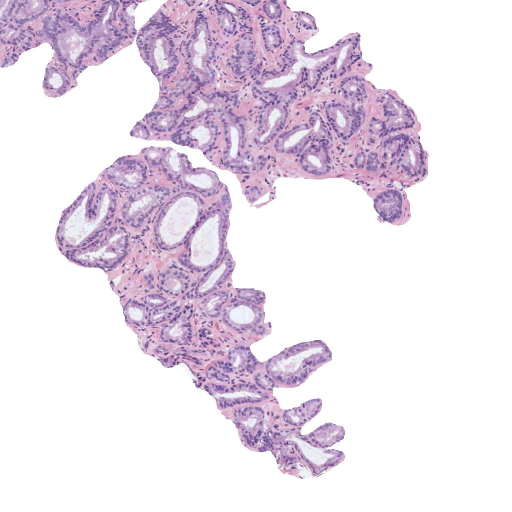
#> input picture Aprendizaje Supervisado/Actividad Portafolio/img/histo_2.jpg, 1024 x 1024 px (shown at 1/2 size)
$ jupyter execute 'Actividad_Portfolio(1).ipynb'
#> lines starting #> are read from the running program, lines starting #| are printed output that depends on the picture; after the words box and inside, x2 and y2 are one past the last pixel; in counts of white or black regions, pixels touching at a corner belong together
#### Cargar una de las imágenes histológicas

[cell 1]
# Utiliza la librería skimage.io para leer la imagen 'histo_x.jpg' y visualízala usando la librería de matplotlib.
# Recuerda normalizar la imagen diviéndola entre 255

import matplotlib.pyplot as plt
import cv2
import numpy as np
import os
from skimage import io

# img_rgb = io.imread('img/histo_1.jpg')/255
img_rgb = io.imread('img/histo_2.jpg')/255

plt.imshow(img_rgb)
plt.show()

#### Realizar una transformación de color para convertir la imagen al espacio de color CMYK

[cell 2]
# 1) Extrae la componente magenta de la imagen (que corresponde a la región tisular)
# 2) Visualiza la imagen con la librería de matplotlib.
# 3) Guarda la imagen Magenta con cv2.imwrite con el nombre "1_imagen_magenta.png"

# img_rgb = cv2.imread('img/histo_1.jpg')
# # img_rgb = cv2.imread('img/histo_2.jpg')
# rgb = img_rgb.astype('uint8')/255

with np.errstate(invalid='ignore', divide='ignore'):
    K = 1 - np.max(img_rgb, axis=2)
    C = (1-img_rgb[...,2] - K)/(1-K)
    M = (1-img_rgb[...,1] - K)/(1-K)
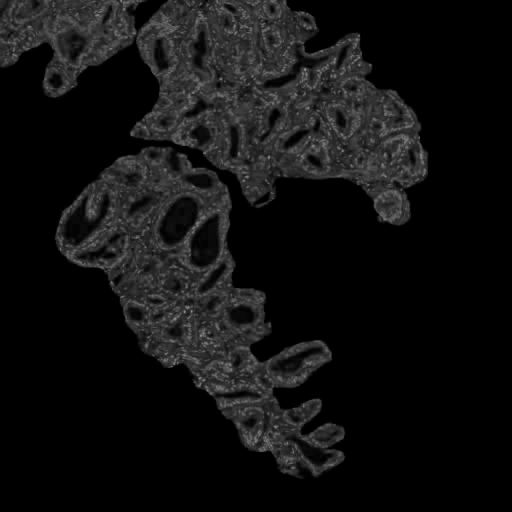
#> M: shape (1024, 1024) float64 (shown at 1/2 size); min 0, max 0.66, mean 0.0669
    Y = (1-img_rgb[...,0] - K)/(1-K)

CMYK = (np.dstack((C,M,Y,K)))
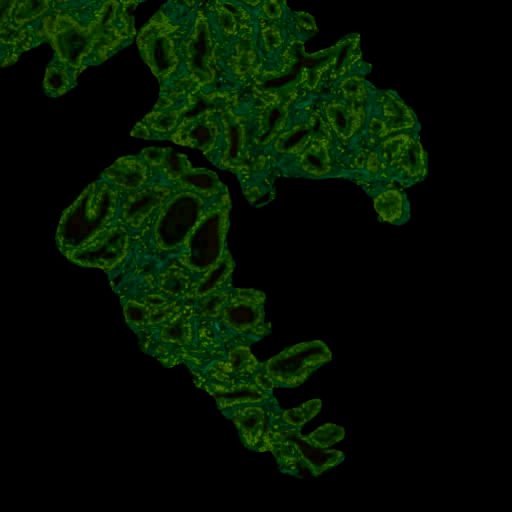
#> CMYK: shape (1024, 1024, 4) float64 (shown at 1/2 size); mean B, G, R, A 0.00471, 0.0669, 0.0144, 0.0745
C,M,Y,K = cv2.split(CMYK)
fig, ax = plt.subplots(1,2)

ax[0].imshow(img_rgb, cmap='gray'), ax[0].set_title('original')
ax[1].imshow(M, cmap='gray'), ax[1].set_title('Magenta')
plt.show()
cv2.imwrite('img' + os.sep + '1_imagen_magenta.png', M*255)
#> Out = True

#### Umbralizar la imagen para separar los píxeles del fondo de la región tisular

[cell 3]
# 1) Convierte la imagen Magenta a formato "uint8"
# 2) Aplica un filtro gaussiano de tamaño 5x5
# 3) Umbraliza la imagen aplicando el método de Otsu
# 4) Aplica el umbral de manera que los píxeles del fondo y de los lúmenes sean 1s y el resto 0s.
# 5) Visualiza la máscara resultante (imagen de 0s y 1s)
# 6) Guarda la máscara multiplicándola por 255 con el nombre "2_mascara_con_artefactos.png"

from skimage import img_as_ubyte

M = img_as_ubyte(M)
M_gauss = cv2.GaussianBlur(M, (5, 5), 0)
t, mask = cv2.threshold(M_gauss, 0, 1, cv2.THRESH_BINARY + cv2.THRESH_OTSU)
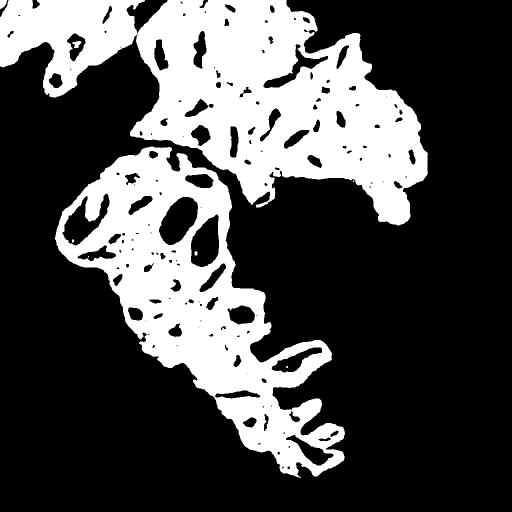
#> mask: shape (1024, 1024) (shown at 1/2 size); values 0 (black) and 1 (white), 29.8% white; 10 white regions (3 under 20 px), largest, box (x1, y1, x2, y2) and area: (260, 0, 856, 451) 150833, (110, 293, 690, 956) 129339, (0, 0, 290, 195) 32258
#> t = 27
mask = np.logical_not(mask).astype('uint8')

plt.imshow(mask, cmap='gray')
plt.title('Máscara Otsu t=' + str(t))
plt.show()
cv2.imwrite('img' + os.sep + '2_mascara_con_artefactos.png', mask*255)
#> Out = True

#### Limpiar la imagen eliminando los artefactos de lumen (objetos blancos pequeños que no son lúmenes)

[cell 4]
# 1) Utiliza la librería skimage.morphology.remove_small_objects.
# Lee la documentación en https://scikit-image.org/docs/dev/api/skimage.morphology.html#skimage.morphology.remove_small_objects
# Fija el umbral en 300 píxeles y la conectividad del objeto en 8 píxeles.
# 2) Convierte la máscara generada en formato uint8
# 3) Visualiza la máscara resultante
# 4) Guarda la máscara multiplicándola por 255 con el nombre "3_mascara_sin_artefactos.png"

from skimage import morphology

arr = mask == 1
cleaned_mask = morphology.remove_small_objects(arr, min_size=300, connectivity=8)
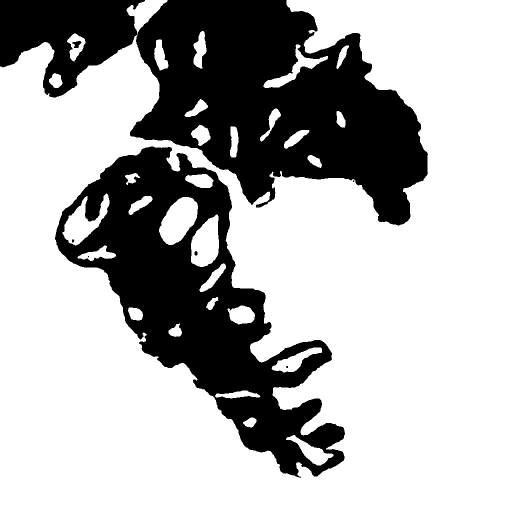
#> cleaned_mask: shape (1024, 1024) bool (shown at 1/2 size); 69.5% white; 9 black regions (3 under 20 px), largest, box (x1, y1, x2, y2) and area: (260, 0, 856, 451) 154185, (110, 293, 690, 956) 132471, (0, 0, 290, 195) 33116, (144, 82, 163, 96) 155, (389, 502, 395, 511) 45, (144, 479, 149, 485) 24

cleaned_mask = cleaned_mask.astype('uint8')

fig, ax = plt.subplots(1,2)
ax[0].imshow(mask, cmap='gray'), ax[0].set_title('Original mask')
ax[1].imshow(cleaned_mask, cmap='gray'), ax[1].set_title('Cleaned mask')
plt.show()
cv2.imwrite('img' + os.sep + '3_mascara_sin_artefactos.png', cleaned_mask*255)
#> Out = True

#### Rellenar con 0s el fondo de la imagen para quedarnos únicamente con los lúmenes

[cell 5]
# 1) Aplica el algoritmo de expansión a partir de semillas para rellenar con 0s
# Pon dos semillas: una en la esquina superior izquierda y otra en la esquina inferior derecha.
# 2) Visualiza la máscara resultante
# 3) Guarda la máscara multiplicándola por 255 con el nombre "4_mascara_lumenes.png"

h, w = cleaned_mask.shape
#> h = 1024; w = 1024
mask_4 = np.zeros((h+2, w+2), np.uint8)
cv2.floodFill(cleaned_mask, mask_4, (0, 0), (0, 0, 0), cv2.FLOODFILL_FIXED_RANGE)
cv2.floodFill(cleaned_mask, mask_4, (1023, 1023), (0, 0, 0), cv2.FLOODFILL_FIXED_RANGE)
#> cleaned_mask: shape (1024, 1024); values 0 (black) and 1 (white), 3.5% white; 29 white regions, largest, box (x1, y1, x2, y2) and area: (318, 394, 396, 490) 4866, (382, 429, 438, 534) 4257, (125, 387, 219, 491) 4034
mask_4 = np.logical_not(mask_4).astype('uint8')

fig, ax = plt.subplots(1,2)
ax[0].imshow(cleaned_mask, cmap='gray'), ax[0].set_title('rellenado')
ax[1].imshow(mask_4, cmap='gray'), ax[1].set_title('máscara')
plt.show()
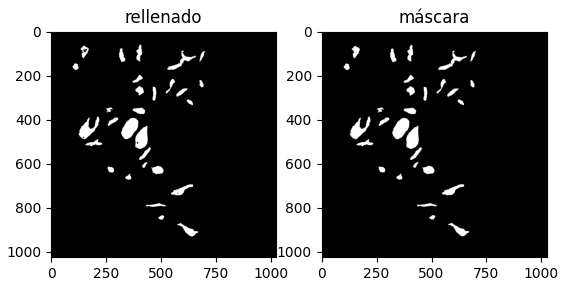
#> figure drawn by matplotlib, 2 panels
cv2.imwrite('img' + os.sep + '4_mascara_lumenes.png', mask_4*255)
#> Out = True

#### Rellenar los objetos de los lúmenes

[cell 6]
# 1) Rellena los lúmenes con la función binary_fill_holes de la librería scipy.ndimage.morphology
# 2) Convierte la máscara resultante en formato uint8
# 3) Visualiza la máscara
# 4) Guarda la máscara multiplicándola por 255 con el nombre "5_mascara_final.png"

from scipy import ndimage

mask_5 = ndimage.binary_fill_holes(mask_4)
#> mask_4: shape (1026, 1026); values 0 (black) and 1 (white), 3.6% white; 29 white regions, largest, box (x1, y1, x2, y2) and area: (319, 395, 397, 491) 4866, (383, 430, 439, 535) 4302, (126, 388, 220, 492) 4058
mask_5 = mask_5.astype('uint8')

fig, ax = plt.subplots(1,2)
ax[0].imshow(mask_4, cmap='gray'), ax[0].set_title('rellenado')
ax[1].imshow(mask_5, cmap='gray'), ax[1].set_title('máscara')
plt.show()
cv2.imwrite('img' + os.sep + '5_mascara_final.png', mask_5*255)
#> Out = True

#### Detectar y dibujar los contornos de los lúmenes sobre la imagen original

[cell 7]
# 1) Encuentra los contornos de los lúmenes
# 2) Dibuja los contornos (de color verde) sobre la imagen original
# 3) Visualiza la imagen superpuesta
# 4) Guarda la imagen multiplicándola por 255 con el nombre "6_imagen_superpuesta.png"

from skimage.measure import label
from skimage.measure import regionprops
from skimage.morphology import convex_hull_image

lab, num = label(mask_5, return_num=True)
#> num = 29

imagen = img_rgb.copy()
for i in range(1, num+1):
    objeto = lab == i
    objeto = objeto.astype('uint8')
    conts, _ = cv2.findContours(objeto, cv2.RETR_TREE, cv2.CHAIN_APPROX_SIMPLE) # Encontramos los contornos en una máscara
    imagen = cv2.drawContours(imagen.copy(), conts, -1, (0, 255, 0), 5) # Dibujamos los contornos
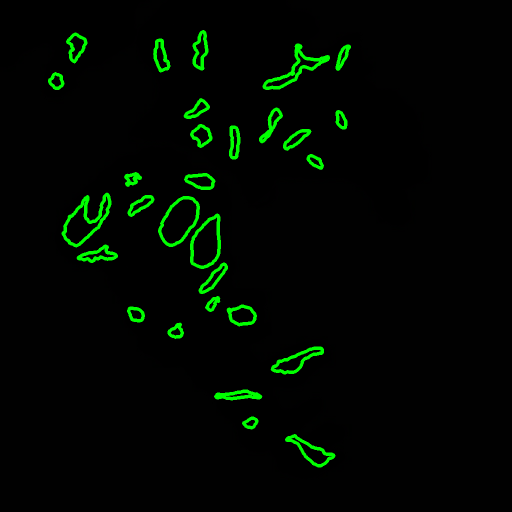
#> imagen: shape (1024, 1024, 3) float64 (shown at 1/2 size); mean R, G, B 0.9, 8.3, 0.9
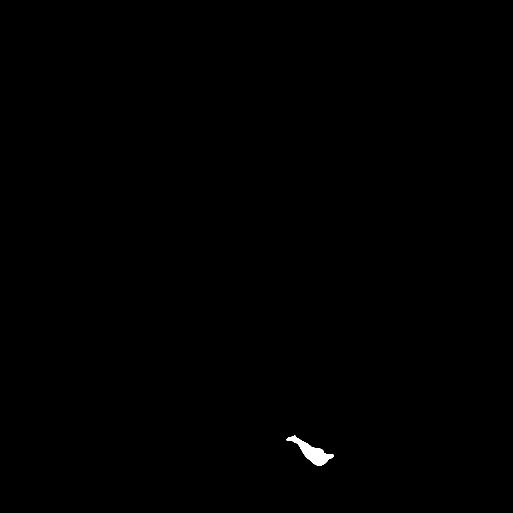
#> objeto: shape (1026, 1026) (shown at 1/2 size); values 0 (black) and 1 (white), 0.18% white; 1 white region, box (x1, y1, x2, y2) and area: (573, 871, 668, 932) 1930

plt.imshow(imagen, cmap='gray')
plt.show()
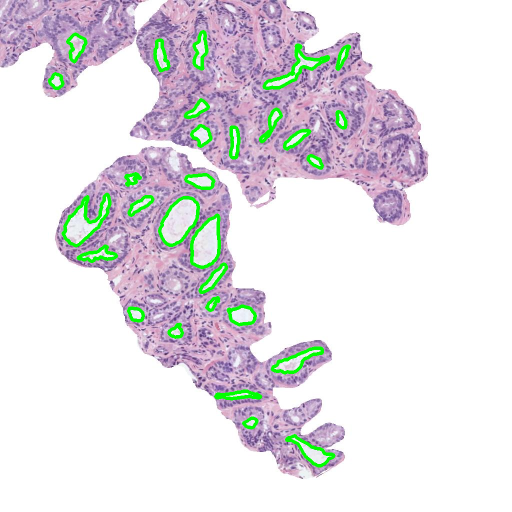
#> shown: shape (1024, 1024, 3) float64 (shown at 1/2 size); mean R, G, B 0.891, 0.882, 0.896
cv2.imwrite('img' + os.sep + '6_imagen_superpuesta.png', imagen*255)
#> Out = True

#### Identificar y cropear el lumen más grande

[cell 8]
# 1) Convierte la máscara de lúmenes en una imagen de etiquetas utilizando la librería skimage.measure
# 2) Calcula el área de cada uno de los lúmenes
# 3) Obtén una máscara del lumen de mayor área
# 4) Haz un crop (recorte) del lumen de mayor área utilizando las coordenadas de la bounding box
# 5) Visualiza la máscara recortada del lumen
# 6) Guarda la imagen multiplicándola por 255 con el nombre "7_crop_image.png"

new_lab, new_num = label(mask_5, return_num=True)
#> new_num = 29

area = []
max_area = 0
max_area_index = 0

for i in range(1, new_num+1):
    objeto = new_lab == i
    prop = regionprops(objeto.astype(np.uint8))
    area.append(prop[0].area)
    if prop[0].area > max_area:
        max_area = prop[0].area
        max_area_image = objeto
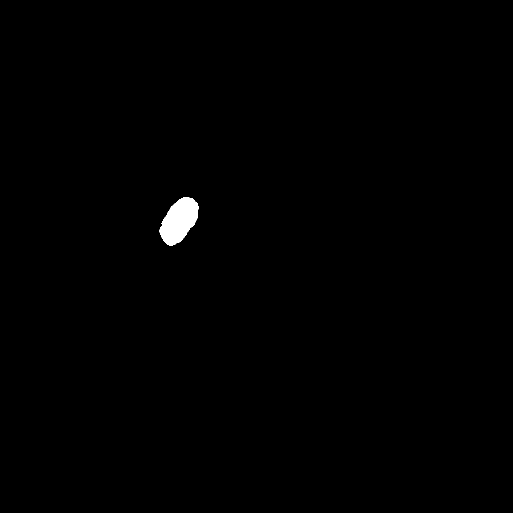
#> max_area_image: shape (1026, 1026) bool (shown at 1/2 size); 0.46% white; 1 white region
#> after the loop, max_area = 4866

new_objeto = max_area_image
prop = regionprops(new_objeto.astype(np.uint8))
bbox = prop[0].bbox
#> bbox = (395, 319, 491, 397)
new_image = img_rgb[bbox[0]:bbox[2], bbox[1]:bbox[3]]
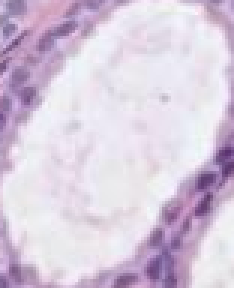
#> new_image: shape (96, 78, 3) float64 (shown 3 times larger); mean R, G, B 0.844, 0.793, 0.865
plt.imshow(new_image, cmap='gray')
plt.show()
cv2.imwrite('img' + os.sep + '7_crop_image.png', new_image*255)
#> Out = True

#### Extraer 13 características geométricas que permitan caracterizar el lumen recortado

[cell 9]
# Calcula las siguientes características del crop del lumen anterior, redondeando su valor hasta el cuarto decimal.
# 1) Área
# 2) Área de la bounding box
# 3) Área convexa
# 4) Exentricidad
# 5) Diámetro equivalente
# 6) Extensión
# 7) Longitud del eje mayor
# 8) Longitud del eje menor
# 9) Orientación
# 10) Perímetro
# 11) Solidez
# 12) Compacidad
# 13) Rectangularidad

from tabulate import tabulate
import math

lab_final, num_final = label(max_area_image, return_num=True)
#> num_final = 1

headers = ['', 'Lumen']
A, BB, CA, E, ED, EX, MA, MiA, P, S, CO, R = ['area'], ['bbox_area'], ['convex_area'], ['eccentricity'], ['equiv_diameter'], \
['extent'], ['major_axis'], ['minor_axis'], ['perimeter'], ['solidity'], ['compactness'], ['rectangularity']

objeto = lab_final == 1
prop = regionprops(objeto.astype(np.uint8))
A.append(np.round(prop[0].area, 4))
BB.append(np.round(prop[0].bbox_area, 4))
CA.append(np.round(prop[0].convex_area, 4))
E.append(np.round(prop[0].eccentricity, 4))
ED.append(np.round(prop[0].equivalent_diameter, 4))
EX.append(np.round(prop[0].extent, 4))
MA.append(np.round(prop[0].major_axis_length, 4))
MiA.append(np.round(prop[0].minor_axis_length, 4))
P.append(np.round(prop[0].perimeter, 4))
S.append(np.round(prop[0].solidity, 4))
CO.append(np.round(4*math.pi*prop[0].area/prop[0].perimeter**2, 4))
R.append(np.round(prop[0].area/prop[0].bbox_area, 4))

data = [tuple(A), tuple(BB), tuple(CA), tuple(E), tuple(ED), tuple(EX)\
        , tuple(MA), tuple(MiA), tuple(P), tuple(S), tuple(CO), tuple(R)]

print(tabulate(data, headers=headers))
#|                     Lumen
#| --------------  ---------
#| area            4866
#| bbox_area       7488
#| convex_area     4996
#| eccentricity       0.8354
#| equiv_diameter    78.712
#| extent             0.6498
#| major_axis       106.402
#| minor_axis        58.4806
#| perimeter        279.806
#| solidity           0.974
#> (further printed lines are left out)

$ run again, with Aprendizaje Supervisado/Actividad Portafolio/img/histo_1.jpg copied over Aprendizaje Supervisado/Actividad Portafolio/img/histo_2.jpg
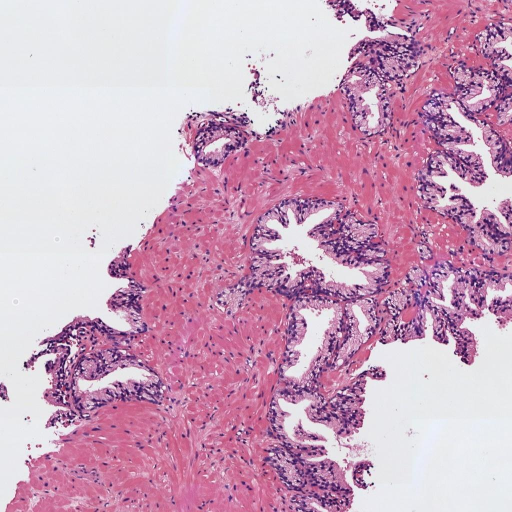
#> input picture Aprendizaje Supervisado/Actividad Portafolio/img/histo_1.jpg, 1024 x 1024 px (shown at 1/2 size)
#> `cv2.imwrite('img' + os.sep + '1_imagen_magenta.png', M*255)`: Out = True
#> `t, mask = cv2.threshold(M_gauss, 0, 1, cv2.THRESH_BINARY + cv2.THRESH_..`:
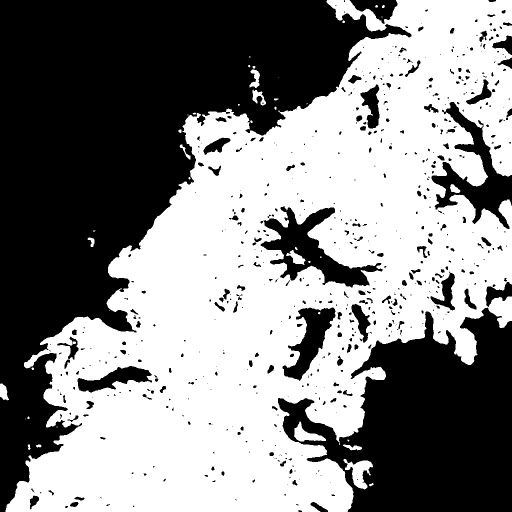
#> mask: shape (1024, 1024) (shown at 1/2 size); values 0 (black) and 1 (white), 52.6% white; 601 black regions (365 under 20 px), largest, box (x1, y1, x2, y2) and area: (0, 0, 823, 1024) 319182, (556, 615, 1024, 1024) 114055, (521, 412, 766, 575) 13503
#> t = 55
#> `cv2.imwrite('img' + os.sep + '2_mascara_con_artefactos.png', mask*255)`: Out = True
#> mask_4: shape (1026, 1026); values 0 (black) and 1 (white), 4.7% white; 17 white regions, largest, box (x1, y1, x2, y2) and area: (522, 413, 767, 576) 14064, (864, 205, 1025, 459) 13145, (566, 616, 672, 763) 6565
#> `cv2.imwrite('img' + os.sep + '7_crop_image.png', new_image*255)`:
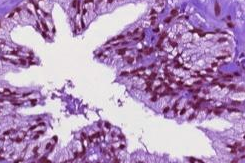
#> saved as 7_crop_image.png: shape (163, 245, 3); mean B, G, R 187, 145.8, 178.3
#|                      Lumen
#| --------------  ----------
#| area            14064
#| bbox_area       39935
#| convex_area     29187
#| eccentricity        0.8471
#> (further printed lines are left out)
